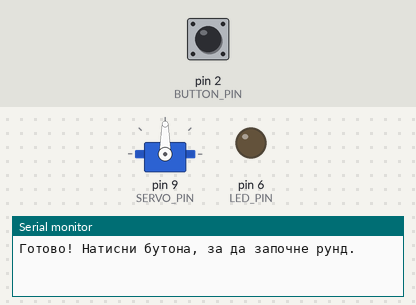
The sketch below on a simulated Arduino Uno, built with avr-gcc and run on an emulated ATmega328P. Shown: servo, output pins drawn as LEDs (lit = HIGH), the last lines printed to the serial monitor. Inputs (shaded band) come from the test bench; at power-on: pin 2 (BUTTON_PIN) HIGH. The local clock reads 2024-03-15 10:24:30 at power-on unless the sketch sets it; storage starts empty; random numbers use the default seed unless the sketch sets one.

Above: at 1.7 s.
1.8 s: pin 2 (BUTTON_PIN) pulled LOW for 0.15 s
4.9 s: pin 2 (BUTTON_PIN) pulled LOW for 1 s
At 5.3 s:
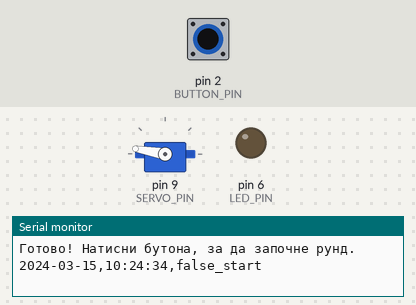
7.6 s: pin 2 (BUTTON_PIN) pulled LOW for 0.15 s
At 10.5 s:
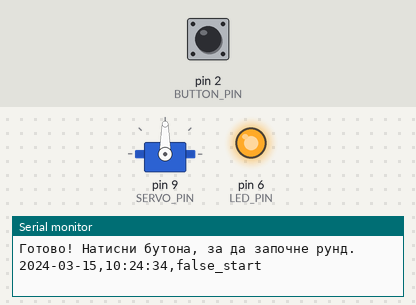
10.7 s: pin 2 (BUTTON_PIN) driven LOW
Timing chart, 0 to 13.2 s (numbered marks = the images above; inputs shaded):
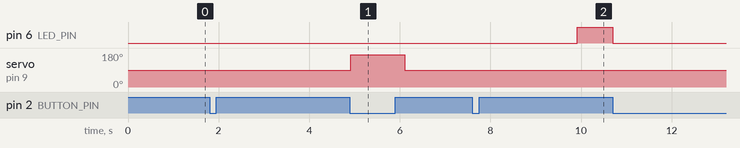

Measured:
- after the input at 1.8 s, every drawn part: stays the same
- after the input at 4.9 s, servo on pin 9 (SERVO_PIN): 90° → 170° at once, → 90° 1.2 s later
- after the input at 7.6 s, pin 6 (LED_PIN): LOW → HIGH after 2.3 s

The sketch:

reaction_game_servo_project.ino
```cpp
/*
  Игра за реакция с логване в CSV и сервомотор
  Arduino Uno + Data Logger Shield (SD + RTC) + сервомотор

  Свързване:
    LED     -> пин 6 (през 220 ома към GND)
    Бутон   -> пин 2 и GND (използва се INPUT_PULLUP)
    Серво   -> сигнал (оранжев/жълт) на пин 9, червен на 5V, кафяв/черен на GND

  Библиотеки (Library Manager): "RTClib" на Adafruit. SD и Servo са вградени.
  Ако shield-ът ти е с DS3231 или PCF8523, смени реда с "RTC_DS1307 rtc;"
  на RTC_DS3231 или RTC_PCF8523.

  Поведение на сервото:
    реакция под GOOD_MS  -> "кимва" няколко пъти
    фалстарт             -> завърта се на другата страна и се връща
*/

#include <SPI.h>
#include <SD.h>
#include <Wire.h>
#include <Servo.h>
#include "RTClib.h"

RTC_DS1307 rtc;            // <-- смени според твоя часовник
Servo servo;

const int BUTTON_PIN = 2;
const int LED_PIN = 6;
const int SERVO_PIN = 9;
const int SD_CS = 10;
const char FILENAME[] = "REACT.CSV";

const unsigned long MIN_WAIT = 2000;     // мин. пауза преди LED, ms
const unsigned long MAX_WAIT = 5000;     // макс. пауза преди LED, ms
const unsigned long TIMEOUT_MS = 3000;   // колко чакаме натискане след LED
const unsigned long GOOD_MS = 250;       // под това време = награда

const int SERVO_REST = 90;               // неутрално положение
const int SERVO_NOD_UP = 60;
const int SERVO_NOD_DOWN = 120;
const int SERVO_PUNISH = 170;            // "другата страна"

bool pressed() {
  return digitalRead(BUTTON_PIN) == LOW;
}

void waitForRelease() {
  while (pressed()) { }
  delay(30);  // дебаунс
}

void logResult(const char* result) {
  DateTime now = rtc.now();
  char line[64];
  snprintf(line, sizeof(line), "%04d-%02d-%02d,%02d:%02d:%02d,%s",
           now.year(), now.month(), now.day(),
           now.hour(), now.minute(), now.second(), result);

  Serial.println(line);

  File f = SD.open(FILENAME, FILE_WRITE);
  if (f) {
    f.println(line);
    f.close();
  } else {
    Serial.println(F("Грешка при запис на SD!"));
  }
}

// Сервото се закача само докато се движи
void nod() {
  servo.attach(SERVO_PIN);
  for (int i = 0; i < 3; i++) {
    servo.write(SERVO_NOD_UP);
    delay(200);
    servo.write(SERVO_NOD_DOWN);
    delay(200);
  }
  servo.write(SERVO_REST);
  delay(300);
  servo.detach();
}

void punish() {
  servo.attach(SERVO_PIN);
  servo.write(SERVO_PUNISH);
  delay(1200);
  servo.write(SERVO_REST);
  delay(400);
  servo.detach();
}

void setup() {
  Serial.begin(9600);
  pinMode(LED_PIN, OUTPUT);
  pinMode(BUTTON_PIN, INPUT_PULLUP);

  // Начално положение на сервото
  servo.attach(SERVO_PIN);
  servo.write(SERVO_REST);
  delay(500);
  servo.detach();

  if (!rtc.begin()) {
    Serial.println(F("Не намирам RTC часовника!"));
    while (true) { }
  }
  // Ако часовникът не е настройван, сложи часа от момента на компилиране
  if (!rtc.isrunning()) {
    rtc.adjust(DateTime(F(__DATE__), F(__TIME__)));
  }

  if (!SD.begin(SD_CS)) {
    Serial.println(F("Не мога да инициализирам SD картата!"));
    while (true) { }
  }

  if (!SD.exists(FILENAME)) {
    File f = SD.open(FILENAME, FILE_WRITE);
    if (f) {
      f.println(F("date,time,reaction_ms"));
      f.close();
    }
  }

  randomSeed(analogRead(A0));  // A0 е свободен, шумът дава случайност
  Serial.println(F("Готово! Натисни бутона, за да започне рунд."));
}

void loop() {
  // 1. Чакаме натискане, за да започне рундът
  while (!pressed()) { }
  waitForRelease();

  // 2. Случайна пауза; ако натиснеш рано, това е фалстарт
  unsigned long waitTime = random(MIN_WAIT, MAX_WAIT);
  unsigned long start = millis();
  while (millis() - start < waitTime) {
    if (pressed()) {
      logResult("false_start");   // първо записваме, после движим сервото
      punish();
      waitForRelease();
      delay(500);
      return;
    }
  }

  // 3. Светваме LED и мерим времето
  digitalWrite(LED_PIN, HIGH);
  unsigned long t0 = micros();
  unsigned long tStart = millis();

  while (!pressed()) {
    if (millis() - tStart > TIMEOUT_MS) {
      digitalWrite(LED_PIN, LOW);
      logResult("timeout");
      delay(1000);
      return;
    }
  }
  unsigned long reaction = (micros() - t0) / 1000;  // в ms
  digitalWrite(LED_PIN, LOW);

  char buf[12];
  ultoa(reaction, buf, 10);
  logResult(buf);

  if (reaction < GOOD_MS) {
    nod();
  }

  waitForRelease();
  delay(1000);
}
```
